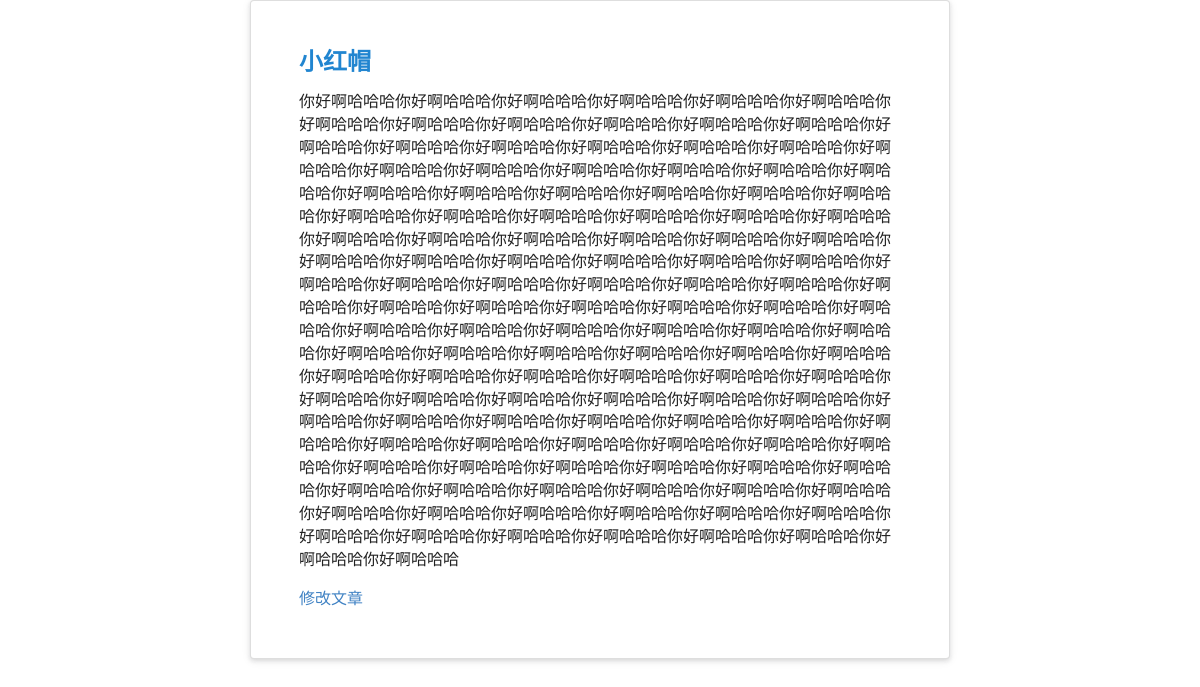
Screenshot of /blog/article/2 with the database file from the repository.
### blog/models.py (models this page shows, shortened)
class Article(models.Model):
    title = models.CharField(max_length=32, default='Title')
    content = models.TextField(null=True)
    pub_time = models.DateTimeField(null=True)

### blog/views.py (the view)
# urls.py: path('article/<int:article_id>', views.article_page, name='article_page'),
def article_page(request, article_id):
    article = models.Article.objects.get(pk=article_id)
    return render(request, 'blog/article_page.html', {'article': article})

### blog/templates/blog/article_page.html (shortened to what this page needs)
<!DOCTYPE html>
{% load staticfiles %}
<html lang="en">
<head>
    <link rel="stylesheet" href="{% static 'css/semantic.css' %}" media="screen" title="no title" charset="utf-8">
</head>
<body>
    <div class="ui raised very padded text container segment">
        <h2 class="ui header blue">{{ article.title }}</h2>
        <p>{{ article.content }}</p>
        <a href="{% url 'blog:edit_page' article.id %} ">修改文章</a>
    </div>
</body>
</html>

### rows the page displays
Article: title "小红帽", content "你好啊哈哈哈你好啊哈哈哈你好啊哈哈哈你好啊哈哈哈你好啊哈哈哈你好啊哈哈哈你好啊哈哈哈你好啊哈哈哈你好啊哈哈哈你好啊哈哈哈你好啊哈哈哈你好啊哈哈哈你好啊哈哈哈你好啊哈哈哈你好啊哈哈哈你好啊哈哈哈你好啊哈哈哈你好啊哈哈哈你好啊哈哈哈你好啊哈哈哈你好啊哈哈哈你好啊哈哈哈你好啊哈哈哈你好啊哈哈哈你好啊哈哈哈你好啊哈哈哈你好啊哈哈哈你好啊哈哈哈你好啊哈哈哈你好啊哈哈哈你好啊哈哈哈你好啊哈哈哈你好啊哈哈哈你好啊哈哈哈你好啊哈哈哈你好啊哈哈哈你好啊哈哈哈你好啊哈哈哈你好啊哈哈哈你好啊哈哈哈你好啊哈哈哈你好啊哈哈哈你好啊哈哈哈你好啊哈哈哈你好啊哈哈哈你好啊哈哈哈你好啊哈哈哈你好啊哈哈哈你好啊哈哈哈你好啊哈哈哈你好啊哈哈哈你好啊哈哈哈你好啊哈哈哈你好啊哈哈哈你好啊哈哈哈你好啊哈哈哈你好啊哈哈哈你好啊哈哈哈你好啊哈哈哈你好啊哈哈哈你好啊哈哈哈你好啊哈哈哈你好啊哈哈哈你好啊哈哈哈你好啊哈哈哈你好啊哈哈哈你好啊哈哈哈你好啊哈哈哈你好啊哈哈哈你好啊哈哈哈你好啊哈哈哈你好啊哈哈哈你好啊哈哈哈你好啊哈哈哈你好啊哈哈哈你好啊哈哈哈你好啊哈哈哈你好啊哈哈哈你好啊哈哈哈你好啊哈哈哈你好啊哈哈哈你好啊哈哈哈你好啊哈哈哈你好啊哈哈哈你好啊哈哈哈你好啊哈哈哈你好啊哈哈哈你好啊哈哈哈你好啊哈哈哈你好啊哈哈哈你好啊哈哈哈你好啊哈哈哈你好啊哈哈哈你好啊哈哈哈你好啊哈哈哈你好啊哈哈哈你好啊哈哈哈你好啊哈哈哈你好啊哈哈哈你好啊哈哈哈你好啊哈哈哈你好啊哈哈哈你好啊哈哈哈你好啊哈哈哈你好啊哈哈哈你好啊哈哈哈你好啊哈哈哈你好啊哈哈哈你好啊哈哈哈你好啊哈哈哈你好啊哈哈哈你好啊哈哈哈你好啊哈哈哈你好啊哈哈哈你好啊哈哈哈你好啊哈哈哈你好啊哈…"
